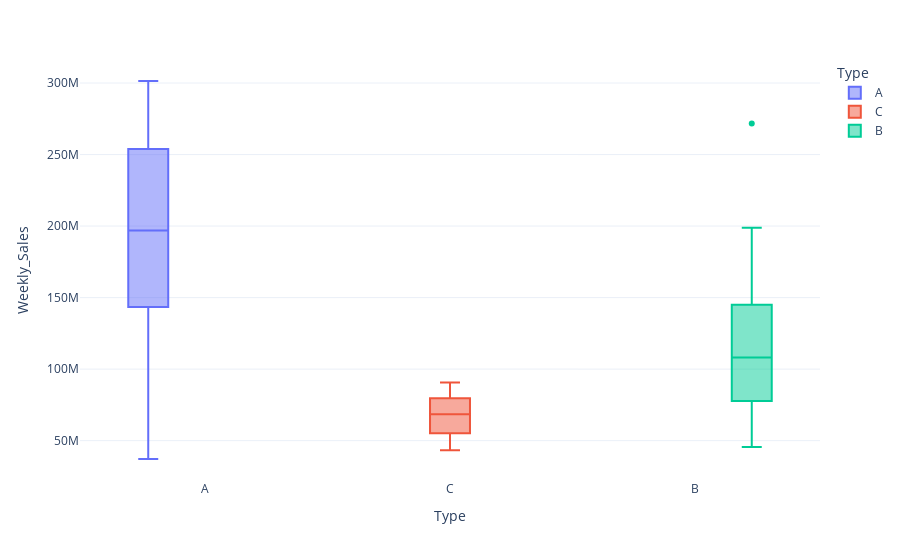

Write notebook code for a chart like this one.
### Markdown cell above
SOME STORE THAT OUTPERFORM OTHERS...POTENTIALLY INFLUENCED BY Type SIZE LOCATION ETC...

### Code cell
fig = px.box(byStore, x="Type", y="Weekly_Sales", color="Type")

fig.show()

### Figure 1 — Plotly figure (JSON) as saved in the notebook; plotly's stock layout.template omitted (floating-point values rounded to 4 significant figures)
{"data": [{"alignmentgroup": "True", "hovertemplate": "Type=%{x}<br>Weekly_Sales=%{y}<extra></extra>", "legendgroup": "A", "marker": {"color": "#636efa"}, "name": "A", "notched": false, "offsetgroup": "A", "orientation": "v", "showlegend": true, "type": "box", "x": ["A", "A", "A", "A", "A", "A", "A", "A", "A", "A", "A", "A", "A", "A", "A", "A", "A", "A", "A", "A", "A", "A"], "x0": " ", "xaxis": "x", "y": [37160000.0, 53410000.0, 130000000.0, 137900000.0, 138249763, 143400000.0, 166800000.0, 181300000.0, 189300000.0, 194000000.0, 194000000.0, 199600000.0, 206600000.0, 207400000.0, 222400000.0, 223800000.0, 253900000.0, 275400000.0, 286500000.0, 289000000.0, 299500000.0, 301400000.0], "y0": " ", "yaxis": "y"}, {"alignmentgroup": "True", "hovertemplate": "Type=%{x}<br>Weekly_Sales=%{y}<extra></extra>", "legendgroup": "C", "marker": {"color": "#EF553B"}, "name": "C", "notched": false, "offsetgroup": "C", "orientation": "v", "showlegend": true, "type": "box", "x": ["C", "C", "C", "C", "C", "C"], "x0": " ", "xaxis": "x", "y": [43290000.0, 55160000.0, 62720000.0, 74200000.0, 79570000.0, 90570000.0], "y0": " ", "yaxis": "y"}, {"alignmentgroup": "True", "hovertemplate": "Type=%{x}<br>Weekly_Sales=%{y}<extra></extra>", "legendgroup": "B", "marker": {"color": "#00cc96"}, "name": "B", "notched": false, "offsetgroup": "B", "orientation": "v", "showlegend": true, "type": "box", "x": ["B", "B", "B", "B", "B", "B", "B", "B", "B", "B", "B", "B", "B", "B", "B", "B", "B"], "x0": " ", "xaxis": "x", "y": [45480000.0, 57590000.0, 74250000.0, 77140000.0, 77790000.0, 81600000.0, 89130000.0, 101100000.0, 108100000.0, 112400000.0, 127800000.0, 131500000.0, 144300000.0, 147100000.0, 155100000.0, 198800000.0, 271600000.0], "y0": " ", "yaxis": "y"}], "layout": {"boxmode": "group", "legend": {"title": {"text": "Type"}, "tracegroupgap": 0}, "margin": {"t": 60}, "xaxis": {"anchor": "y", "categoryarray": ["A", "C", "B"], "categoryorder": "array", "domain": [0, 1], "title": {"text": "Type"}}, "yaxis": {"anchor": "x", "domain": [0, 1], "title": {"text": "Weekly_Sales"}}}}
